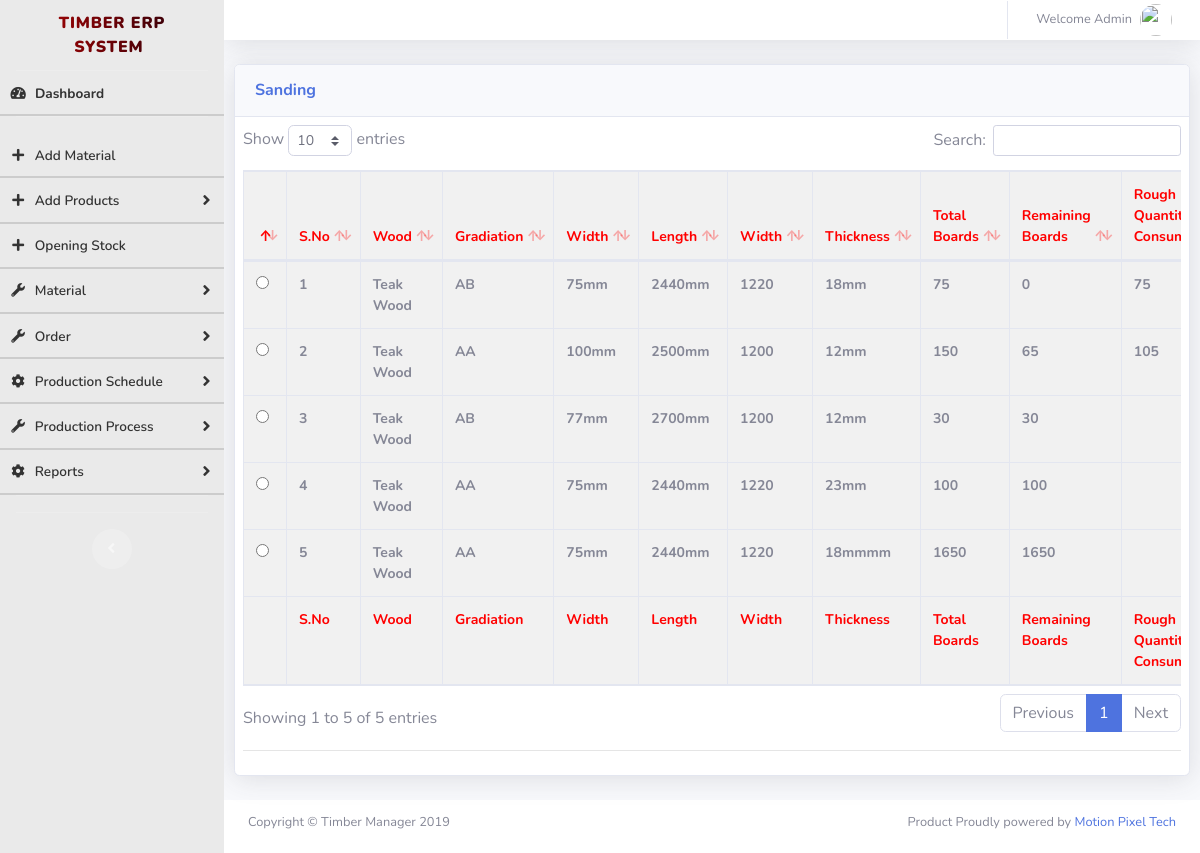
Page /sanding.php (signed in) on the committed database.
### tables this page shows
CREATE TABLE `ta_board_manufacturing` (
  `bm_id` int(10) NOT NULL,
  `bm_date` date NOT NULL,
  `type_of_wood` varchar(200) NOT NULL,
  `bm_batch_no` varchar(200) NOT NULL,
  `gradiation` varchar(200) NOT NULL,
  `widthg` varchar(200) NOT NULL,
  `width` varchar(200) NOT NULL,
  `length` varchar(200) NOT NULL,
  `thickness` varchar(200) NOT NULL,
  `no_of_pieces` varchar(150) NOT NULL,
  `sqm` varchar(200) NOT NULL,
  `sqft` varchar(200) NOT NULL,
  `glow_type` varchar(100) NOT NULL,
  `quantity` varchar(100) NOT NULL,
  `uom` varchar(20) NOT NULL,
  `created_on` datetime NOT NULL DEFAULT current_timestamp(),
  `status` int(1) NOT NULL DEFAULT 1,
  `consumed` varchar(250) NOT NULL,
  `packing_consumerQty` varchar(100) NOT NULL
);

CREATE TABLE `ta_wood_type` (
  `id` int(10) NOT NULL,
  `wood_type` varchar(150) NOT NULL,
  `status` int(1) NOT NULL DEFAULT 1 COMMENT '1->Active, 0->inactive',
  `created_on` datetime NOT NULL DEFAULT current_timestamp()
);

CREATE TABLE `ta_gradation` (
  `id` int(10) NOT NULL,
  `gradation` varchar(150) NOT NULL,
  `status` int(1) NOT NULL DEFAULT 1 COMMENT '1->Active, 0->inactive',
  `created_on` datetime NOT NULL DEFAULT current_timestamp()
);

### sanding.php (the view, shortened to what this page needs)
<?php
  if(empty($_SESSION['loggedin_id']))
  {
    header("Location: index.php");
  } else {
  include("db_connection.php");
  $sql = "SELECT tbm.*,wt.id wood_id,wt.wood_type, tg.gradation  FROM ta_board_manufacturing tbm join ta_gradation tg on (tg.id = tbm.gradiation) join ta_wood_type wt on (wt.id = tbm.type_of_wood)";
  $resp = $conn->query($sql);
?>
<!DOCTYPE html>
<html lang="en">
<head>
  <link href="vendor/fontawesome-free/css/all.min.css" rel="stylesheet" type="text/css">
  <link href="css/sb-admin-2.min.css" rel="stylesheet">
  <link href="vendor/datatables/dataTables.bootstrap4.min.css" rel="stylesheet">
</head>
<body id="page-top">
  <div id="wrapper">
   <?php include "sidebar.php"; ?>
    <div id="content-wrapper" class="d-flex flex-column">
      <div id="content">
        <nav class="navbar navbar-expand navbar-light bg-white topbar mb-0 static-top shadow">
          <ul class="navbar-nav ml-auto">
            <li class="nav-item dropdown no-arrow">
              <a class="nav-link dropdown-toggle" href="#" id="userDropdown" role="button" data-toggle="dropdown" aria-haspopup="true" aria-expanded="false">
                <span class="mr-2 d-none d-lg-inline text-gray-600 small">Welcome Admin</span>
                <img class="img-profile rounded-circle" src="https://source.unsplash.com/QAB-WJcbgJk/60x60">
              </a>
            </li>
          </ul>
        </nav>
        <div class="">
<div class="">
  <div class="card shadow mb-4">
            <div class="card-header py-3">
              <h6 class="m-0 font-weight-bold text-primary" style="text-transform: capitalize;">Sanding</h6>
            </div>
            <div class="card-body">
              <div class="table-responsive">
        				<div class="table-responsive">
        					<table class="table table-bordered requestTable" id="dataTable" width="100%" cellspacing="0">
        						<thead>
        							<tr>
                        <th></th>
        								<th>S.No</th>
        								<th>Wood</th>
                        <th>Gradiation</th>
                        <th>Width</th>
        								<th>Length</th>
        								<th>Width</th>
        								<th>Thickness</th>
                        <th>Total Boards</th>
        								<th>Remaining Boards</th>
                        <th>Rough Quantity Consumed</th>
        							</tr>
        						</thead>
        						<tfoot>
        							<tr>
                        <th></th>
                        <th>S.No</th>
                        <th>Wood</th>
                        <th>Gradiation</th>
                        <th>Width</th>
                        <th>Length</th>
                        <th>Width</th>
                        <th>Thickness</th>
                        <th>Total Boards</th>
                        <th>Remaining Boards</th>
                        <th>Rough Quantity Consumed</th>
        							</tr>
        						</tfoot>
        						<tbody>
                      <?php
                      $sno = 1;
                        while ($rows = mysqli_fetch_assoc($resp)) {
                          $finalconsumed_qty = "select sum(final_qty) as finalconsumed_qty ,rough_qty, final_qty from ta_sanding where grid_type = 2 and boardmanu_id = ".$rows['bm_id'];
                          $finalconsumedQtyresp = $conn->query($finalconsumed_qty);
                          $finalconsumedResp = mysqli_fetch_assoc($finalconsumedQtyresp);
                          $roughconsumed_qty = "select sum(rough_qty) as roughconsumed_qty ,rough_qty, final_qty from ta_sanding where grid_type = 1 and boardmanu_id = ".$rows['bm_id'];
                          $roughconsumedQtyresp = $conn->query($roughconsumed_qty);
                          $roughconsumedResp = mysqli_fetch_assoc($roughconsumedQtyresp);
                      ?>
        							<tr>
                        <th><input type="radio" name="sandingRadio" value="<?php echo $rows['bm_id']; ?>" id="season_out_radio"></th>
        								<th><?php echo $sno++;?></th>
        								<th><?php echo $rows['wood_type']; ?></th>
                        <th><?php echo $rows['gradation']; ?></th>
                        <th><?php echo $rows['width'].'mm';?></th>
        								<th><?php echo $rows['length'].'mm';?></th>
        								<th><?php echo $rows['widthg'];?></th>
        								<th><?php echo $rows['thickness'].'mm';?></th>
        								<th><?php echo $rows['no_of_pieces']?></th>
                        <th><?php if(!empty($finalconsumedResp['finalconsumed_qty'])) { echo $rows['no_of_pieces'] - $finalconsumedResp['finalconsumed_qty']; } else { echo $rows['no_of_pieces']; }?></th>
                        <th><?php echo $roughconsumedResp['roughconsumed_qty']?></th>
        							</tr>
                    <?php
                  }?>
        						</tbody>
        					</table>
        				</div>
            	<hr>
        </div>
      </div>
    </div>
  </div>
        </div>
      </div>
      <?php include "footer.php"; ?>
    </div>
  </div>
</body>
</html>
<?php } ?>

### rows in the picture
ta_board_manufacturing: ta_wood_type.wood_type "Teak Wood", ta_gradation.gradation "AB", width "75", length "2440", widthg "1220", thickness "18", no_of_pieces "75", finalconsumed_qty "0", roughconsumed_qty "75"
ta_board_manufacturing: ta_wood_type.wood_type "Teak Wood", ta_gradation.gradation "AA", width "100", length "2500", widthg "1200", thickness "12", no_of_pieces "150", finalconsumed_qty "65", roughconsumed_qty "105"
ta_board_manufacturing: ta_wood_type.wood_type "Teak Wood", ta_gradation.gradation "AB", width "77", length "2700", widthg "1200", thickness "12", no_of_pieces "30"
ta_board_manufacturing: ta_wood_type.wood_type "Teak Wood", ta_gradation.gradation "AA", width "75", length "2440", widthg "1220", thickness "23", no_of_pieces "100"
ta_board_manufacturing: ta_wood_type.wood_type "Teak Wood", ta_gradation.gradation "AA", width "75", length "2440", widthg "1220", thickness "18mm", no_of_pieces "1650"
